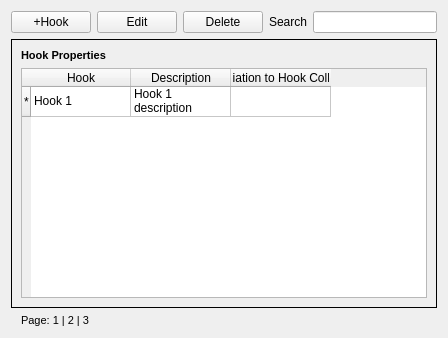
<?xml version="1.0" encoding="UTF-8"?>
<ui version="4.0">
 <class>HookView</class>
 <widget class="QWidget" name="HookView">
  <property name="geometry">
   <rect>
    <x>0</x>
    <y>0</y>
    <width>448</width>
    <height>338</height>
   </rect>
  </property>
  <property name="windowTitle">
   <string>Form</string>
  </property>
  <layout class="QGridLayout" name="gridLayout_3">
   <item row="2" column="0">
    <widget class="QLabel" name="label_3">
     <property name="font">
      <font>
       <pointsize>8</pointsize>
       <weight>50</weight>
       <italic>false</italic>
       <bold>false</bold>
       <underline>false</underline>
       <strikeout>false</strikeout>
      </font>
     </property>
     <property name="text">
      <string>Page: 1 | 2 | 3</string>
     </property>
     <property name="margin">
      <number>0</number>
     </property>
     <property name="indent">
      <number>10</number>
     </property>
    </widget>
   </item>
   <item row="0" column="1">
    <widget class="QLineEdit" name="searchEdit"/>
   </item>
   <item row="0" column="0">
    <layout class="QGridLayout" name="gridLayout_2">
     <item row="0" column="1">
      <widget class="QPushButton" name="editHookButton">
       <property name="text">
        <string>Edit</string>
       </property>
      </widget>
     </item>
     <item row="0" column="2">
      <widget class="QPushButton" name="deleteHookButton">
       <property name="text">
        <string>Delete</string>
       </property>
      </widget>
     </item>
     <item row="0" column="0">
      <widget class="QPushButton" name="createHookButton">
       <property name="text">
        <string>+Hook</string>
       </property>
      </widget>
     </item>
     <item row="0" column="3">
      <widget class="QLabel" name="searchLabel">
       <property name="text">
        <string>Search</string>
       </property>
      </widget>
     </item>
    </layout>
   </item>
   <item row="1" column="0" colspan="2">
    <widget class="QFrame" name="hookPropertiesFrame">
     <property name="frameShape">
      <enum>QFrame::Panel</enum>
     </property>
     <property name="frameShadow">
      <enum>QFrame::Plain</enum>
     </property>
     <property name="lineWidth">
      <number>1</number>
     </property>
     <layout class="QGridLayout" name="gridLayout_5">
      <item row="0" column="0">
       <widget class="QLabel" name="label_2">
        <property name="font">
         <font>
          <pointsize>8</pointsize>
          <weight>75</weight>
          <bold>true</bold>
         </font>
        </property>
        <property name="text">
         <string>Hook Properties</string>
        </property>
       </widget>
      </item>
      <item row="1" column="0">
       <layout class="QGridLayout" name="gridLayout_4">
        <item row="1" column="0">
         <widget class="QTableWidget" name="hookPropertiesTable">
          <row>
           <property name="text">
            <string>*</string>
           </property>
          </row>
          <column>
           <property name="text">
            <string>Hook</string>
           </property>
          </column>
          <column>
           <property name="text">
            <string>Description</string>
           </property>
          </column>
          <column>
           <property name="text">
            <string>Association to Hook Collection</string>
           </property>
          </column>
          <item row="0" column="0">
           <property name="text">
            <string>Hook 1</string>
           </property>
          </item>
          <item row="0" column="1">
           <property name="text">
            <string>Hook 1 description</string>
           </property>
          </item>
         </widget>
        </item>
       </layout>
      </item>
     </layout>
    </widget>
   </item>
  </layout>
 </widget>
 <resources/>
 <connections/>
</ui>
